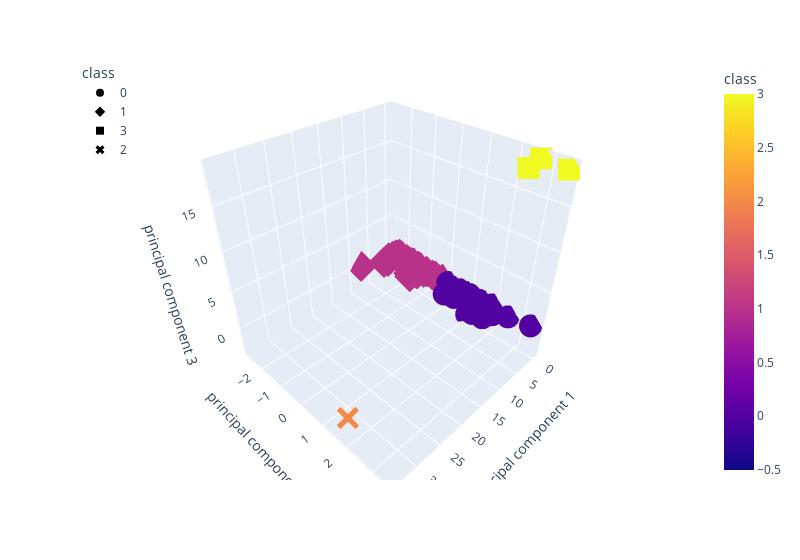

The cell this chart's notebook holds for it:
### Markdown cell above
### Deliverable 4: Visualizing Cryptocurrencies Results

#### 3D-Scatter with Clusters

### Code cell
# Creating a 3D-Scatter with the PCA data and the clusters
fig = px.scatter_3d(clustered_df, x="principal component 1", y="principal component 2", z="principal component 3", hover_name= "CoinName", color="class", symbol="class", width=800)
fig.update_layout(legend=dict(x=0,y=1))
fig.show()

### Figure 1 — Plotly figure (JSON) as saved in the notebook; plotly's stock layout.template omitted (floating-point values rounded to 4 significant figures; data arrays with more than 128 entries replaced by an {"elided": "..."} marker saying what was removed)
{"data": [{"hovertemplate": "<b>%{hovertext}</b><br><br>class=%{marker.color}<br>principal component 1=%{x}<br>principal component 2=%{y}<br>principal component 3=%{z}<extra></extra>", "hovertext": {"elided": "288 str values"}, "legendgroup": "0", "marker": {"color": {"elided": "288 int values"}, "coloraxis": "coloraxis", "symbol": "circle"}, "mode": "markers", "name": "0", "scene": "scene", "showlegend": true, "type": "scatter3d", "x": {"elided": "288 float values"}, "y": {"elided": "288 float values"}, "z": {"elided": "288 float values"}}, {"hovertemplate": "<b>%{hovertext}</b><br><br>class=%{marker.color}<br>principal component 1=%{x}<br>principal component 2=%{y}<br>principal component 3=%{z}<extra></extra>", "hovertext": {"elided": "240 str values"}, "legendgroup": "1", "marker": {"color": {"elided": "240 int values"}, "coloraxis": "coloraxis", "symbol": "diamond"}, "mode": "markers", "name": "1", "scene": "scene", "showlegend": true, "type": "scatter3d", "x": {"elided": "240 float values"}, "y": {"elided": "240 float values"}, "z": {"elided": "240 float values"}}, {"hovertemplate": "<b>%{hovertext}</b><br><br>class=%{marker.color}<br>principal component 1=%{x}<br>principal component 2=%{y}<br>principal component 3=%{z}<extra></extra>", "hovertext": ["LitecoinCash", "Poa Network", "Waves"], "legendgroup": "3", "marker": {"color": [3, 3, 3], "coloraxis": "coloraxis", "symbol": "square"}, "mode": "markers", "name": "3", "scene": "scene", "showlegend": true, "type": "scatter3d", "x": [-0.424, -0.4186, -0.3974], "y": [3.49, 2.387, 2.7], "z": [18.71, 17.64, 18.91]}, {"hovertemplate": "<b>%{hovertext}</b><br><br>class=%{marker.color}<br>principal component 1=%{x}<br>principal component 2=%{y}<br>principal component 3=%{z}<extra></extra>", "hovertext": ["BitTorrent"], "legendgroup": "2", "marker": {"color": [2], "coloraxis": "coloraxis", "symbol": "x"}, "mode": "markers", "name": "2", "scene": "scene", "showlegend": true, "type": "scatter3d", "x": [34.05], "y": [1.925], "z": [-0.2443]}], "layout": {"coloraxis": {"colorbar": {"title": {"text": "class"}}, "colorscale": [[0, "#0d0887"], [0.1111, "#46039f"], [0.2222, "#7201a8"], [0.3333, "#9c179e"], [0.4444, "#bd3786"], [0.5556, "#d8576b"], [0.6667, "#ed7953"], [0.7778, "#fb9f3a"], [0.8889, "#fdca26"], [1, "#f0f921"]]}, "legend": {"title": {"text": "class"}, "tracegroupgap": 0, "x": 0, "y": 1}, "margin": {"t": 60}, "scene": {"domain": {"x": [0, 1], "y": [0, 1]}, "xaxis": {"title": {"text": "principal component 1"}}, "yaxis": {"title": {"text": "principal component 2"}}, "zaxis": {"title": {"text": "principal component 3"}}}, "width": 800}}
